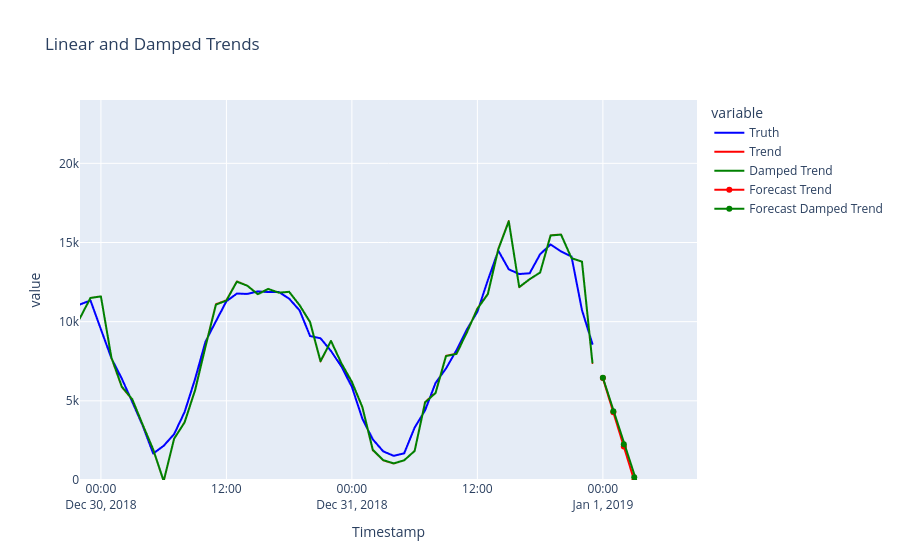

This figure's notebook cell:
### Code cell
# Plotting our data

smoothData = pd.DataFrame([trips.values, trend.fittedvalues.values, dampedTrend.fittedvalues.values]).T
smoothData.columns = ['Truth', 'Trend', 'Damped Trend']
smoothData.index = trips.index

fig = px.line(smoothData, y = ['Truth', 'Trend', 'Damped Trend'], 
        x = smoothData.index,
        color_discrete_map={"Truth": 'blue',
                           'Trend': 'red',
                            'Damped Trend': 'green'
                           },
              title='Linear and Damped Trends'
       )

fig.update_xaxes(range=[smoothData.index[-50], forecast_t.index[-1]])
fig.update_yaxes(range=[0, 24000])


# Incorporating the Forecasts

fig.add_trace(go.Scatter(x=forecast_t.index, y = forecast_t.values, name='Forecast Trend', line={'color':'red'}))
fig.add_trace(go.Scatter(x=forecast_dt.index, y = forecast_dt.values, name='Forecast Damped Trend', line={'color':'green'}))

### Figure 1 — Plotly figure (JSON) as saved in the notebook; plotly's stock layout.template omitted (floating-point values rounded to 4 significant figures; data arrays with more than 128 entries replaced by an {"elided": "..."} marker saying what was removed)
{"data": [{"hovertemplate": "variable=Truth<br>Timestamp=%{x}<br>value=%{y}<extra></extra>", "legendgroup": "Truth", "line": {"color": "blue", "dash": "solid"}, "marker": {"symbol": "circle"}, "mode": "lines", "name": "Truth", "showlegend": true, "type": "scattergl", "x": {"elided": "8760 str values"}, "xaxis": "x", "y": {"elided": "8760 int values"}, "yaxis": "y"}, {"hovertemplate": "variable=Trend<br>Timestamp=%{x}<br>value=%{y}<extra></extra>", "legendgroup": "Trend", "line": {"color": "red", "dash": "solid"}, "marker": {"symbol": "circle"}, "mode": "lines", "name": "Trend", "showlegend": true, "type": "scattergl", "x": {"elided": "8760 str values"}, "xaxis": "x", "y": {"elided": "8760 float values"}, "yaxis": "y"}, {"hovertemplate": "variable=Damped Trend<br>Timestamp=%{x}<br>value=%{y}<extra></extra>", "legendgroup": "Damped Trend", "line": {"color": "green", "dash": "solid"}, "marker": {"symbol": "circle"}, "mode": "lines", "name": "Damped Trend", "showlegend": true, "type": "scattergl", "x": {"elided": "8760 str values"}, "xaxis": "x", "y": {"elided": "8760 float values"}, "yaxis": "y"}, {"line": {"color": "red"}, "name": "Forecast Trend", "type": "scatter", "x": ["2019-01-01T00:00:00", "2019-01-01T01:00:00", "2019-01-01T02:00:00", "2019-01-01T03:00:00", "2019-01-01T04:00:00", "2019-01-01T05:00:00", "2019-01-01T06:00:00", "2019-01-01T07:00:00", "2019-01-01T08:00:00", "2019-01-01T09:00:00"], "y": [6436.0, 4278.0, 2121.0, -36.6, -2194.0, -4351.0, -6509.0, -8666.0, -10820.0, -12980.0]}, {"line": {"color": "green"}, "name": "Forecast Damped Trend", "type": "scatter", "x": ["2019-01-01T00:00:00", "2019-01-01T01:00:00", "2019-01-01T02:00:00", "2019-01-01T03:00:00", "2019-01-01T04:00:00", "2019-01-01T05:00:00", "2019-01-01T06:00:00", "2019-01-01T07:00:00", "2019-01-01T08:00:00", "2019-01-01T09:00:00"], "y": [6458.0, 4343.0, 2250.0, 178.4, -1873.0, -3904.0, -5914.0, -7905.0, -9875.0, -11830.0]}], "layout": {"legend": {"title": {"text": "variable"}, "tracegroupgap": 0}, "title": {"text": "Linear and Damped Trends"}, "xaxis": {"anchor": "y", "domain": [0, 1], "range": ["2018-12-29T22:00:00", "2019-01-01T09:00:00"], "title": {"text": "Timestamp"}}, "yaxis": {"anchor": "x", "domain": [0, 1], "range": [0, 24000], "title": {"text": "value"}}}}
